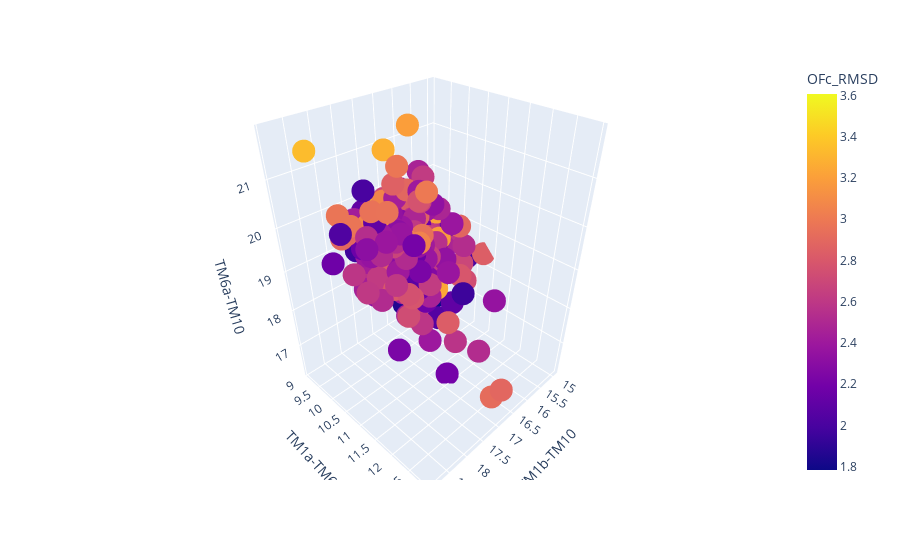

Here is the notebook cell this chart was saved with:
### Code cell
import dash
import dash_core_components as dcc
import dash_html_components as html
from dash.dependencies import Input, Output
import plotly.express as px
app = dash.Dash(__name__)
fig = px.scatter_3d(ser333_M2_1, 
        x='TM1b-TM10', y='TM1a-TM6b', z='TM6a-TM10',
        color="OFc_RMSD")

fig.show()

### Figure 1 — Plotly figure (JSON) as saved in the notebook; plotly's stock layout.template omitted (floating-point values rounded to 4 significant figures; data arrays with more than 128 entries replaced by an {"elided": "..."} marker saying what was removed)
{"data": [{"hovertemplate": "TM1b-TM10=%{x}<br>TM1a-TM6b=%{y}<br>TM6a-TM10=%{z}<br>OFc_RMSD=%{marker.color}<extra></extra>", "legendgroup": "", "marker": {"color": {"elided": "612 float values"}, "coloraxis": "coloraxis", "symbol": "circle"}, "mode": "markers", "name": "", "scene": "scene", "showlegend": false, "type": "scatter3d", "x": {"elided": "612 float values"}, "y": {"elided": "612 float values"}, "z": {"elided": "612 float values"}}], "layout": {"coloraxis": {"colorbar": {"title": {"text": "OFc_RMSD"}}, "colorscale": [[0, "#0d0887"], [0.1111, "#46039f"], [0.2222, "#7201a8"], [0.3333, "#9c179e"], [0.4444, "#bd3786"], [0.5556, "#d8576b"], [0.6667, "#ed7953"], [0.7778, "#fb9f3a"], [0.8889, "#fdca26"], [1, "#f0f921"]]}, "legend": {"tracegroupgap": 0}, "margin": {"t": 60}, "scene": {"domain": {"x": [0, 1], "y": [0, 1]}, "xaxis": {"title": {"text": "TM1b-TM10"}}, "yaxis": {"title": {"text": "TM1a-TM6b"}}, "zaxis": {"title": {"text": "TM6a-TM10"}}}}}
